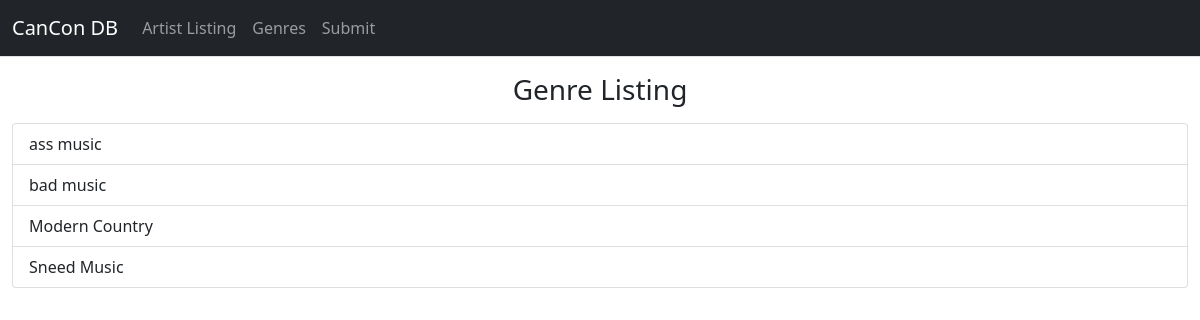
Page /genres/ on the earlier database version.
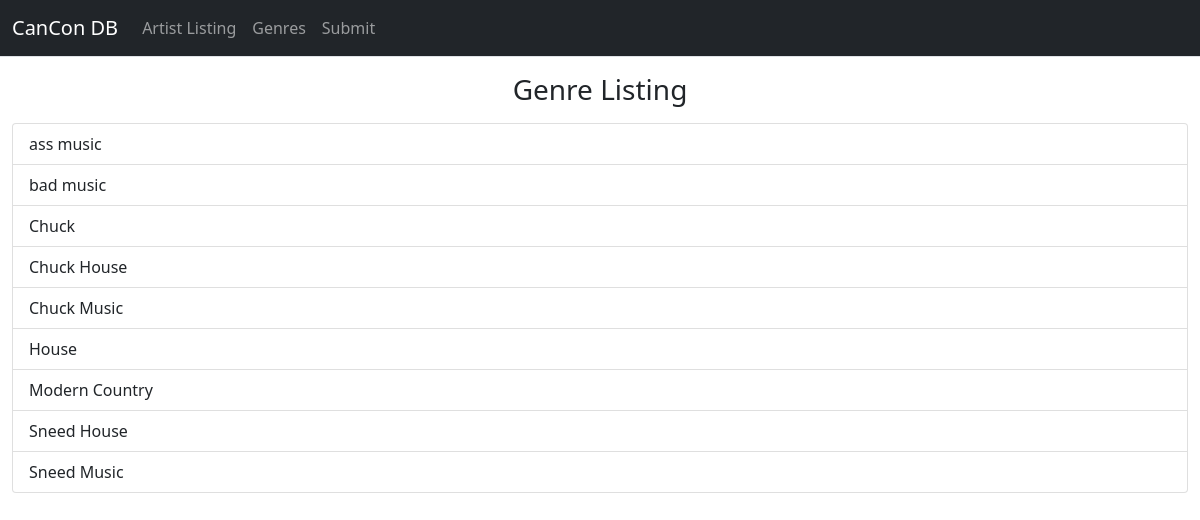
Same page on the later database version.
### listing/views.py (the view)
# urls.py: path('genres/', views.genres),
def genres(request):
    tags = sorted(list(str(x) for x in Tag.objects.all().values_list("name", flat=True)), key=str.casefold)
    slugs = sorted(Tag.objects.all().values_list("slug", flat=True), key=str.casefold)
    genre_data = zip(tags, slugs)
    return render(request, 'genres.html', {'genre_data': genre_data})

### listing/templates/genres.html
{% extends "genericSite.html" %}
{%block body %}
    <h3 class="text-center mt-3"> Genre Listing </h3>
    <div class="list-group mt-3">
        {% for tag, slug in genre_data %}
            <a class="list-group-item list-group-item-action" href="/genres/{{ slug }}">{{ tag }}</a>
        {% endfor %}
    </div>
{% endblock body %}

Differences in the rows shown:
added Tag: tag "Chuck"
added Tag: name "Chuck House"
added Tag: name "Chuck Music"
added Tag: tag "House"
added Tag: name "Sneed House"
